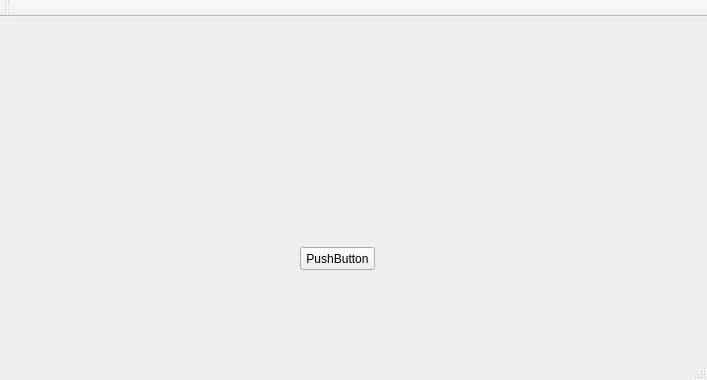
<?xml version="1.0" encoding="UTF-8"?>
<ui version="4.0">
 <class>MainWindow</class>
 <widget class="QMainWindow" name="MainWindow">
  <property name="geometry">
   <rect>
    <x>0</x>
    <y>0</y>
    <width>707</width>
    <height>380</height>
   </rect>
  </property>
  <property name="windowTitle">
   <string>MainWindow</string>
  </property>
  <widget class="QWidget" name="centralWidget">
   <widget class="QPushButton" name="pushButton">
    <property name="geometry">
     <rect>
      <x>300</x>
      <y>230</y>
      <width>75</width>
      <height>23</height>
     </rect>
    </property>
    <property name="text">
     <string>PushButton</string>
    </property>
   </widget>
  </widget>
  <widget class="QMenuBar" name="menuBar">
   <property name="geometry">
    <rect>
     <x>0</x>
     <y>0</y>
     <width>707</width>
     <height>21</height>
    </rect>
   </property>
  </widget>
  <widget class="QToolBar" name="mainToolBar">
   <attribute name="toolBarArea">
    <enum>TopToolBarArea</enum>
   </attribute>
   <attribute name="toolBarBreak">
    <bool>false</bool>
   </attribute>
  </widget>
  <widget class="QStatusBar" name="statusBar"/>
 </widget>
 <layoutdefault spacing="6" margin="11"/>
 <resources/>
 <connections/>
</ui>
